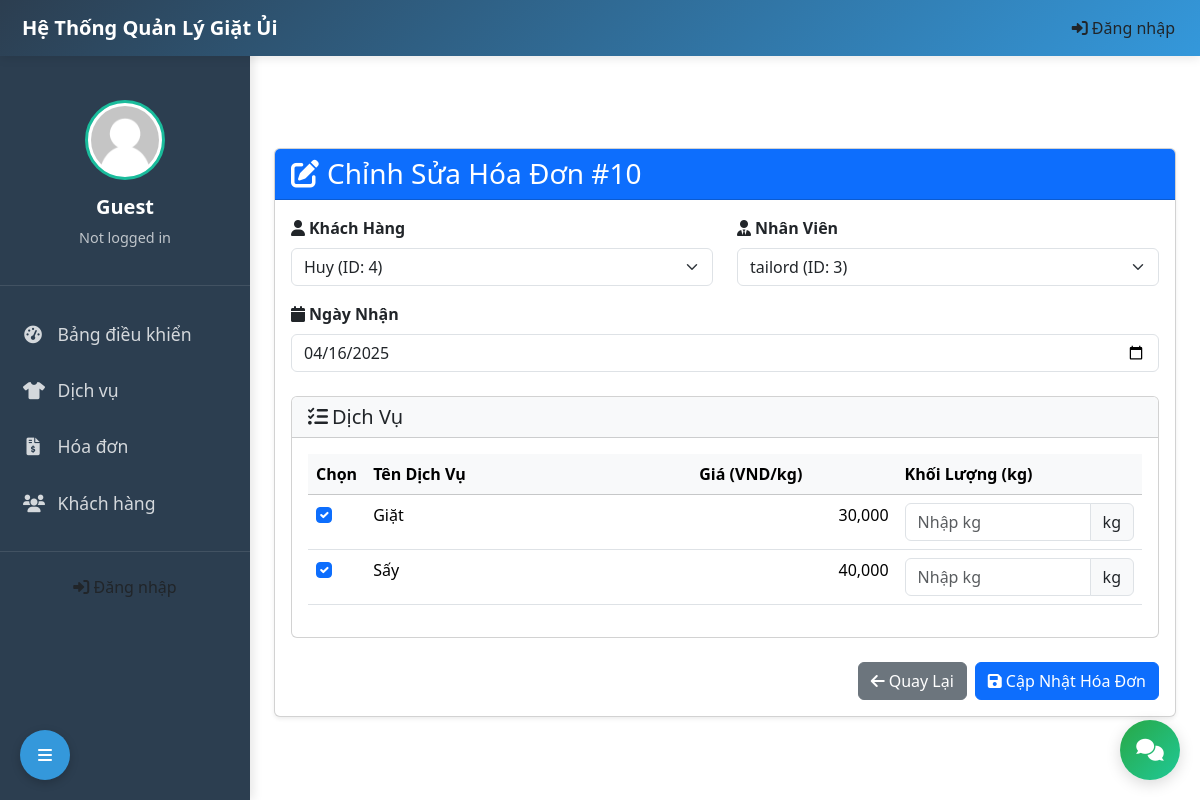
The page /views/edit_invoice.php?id=10 on the database its author committed.
### tables this page shows
CREATE TABLE `invoices` (
  `id` int NOT NULL,
  `customer_id` int NOT NULL,
  `employee_id` int NOT NULL,
  `total_amount` decimal(10,2) NOT NULL DEFAULT '0.00',
  `pickup_date` datetime NOT NULL,
  `created_at` timestamp NULL DEFAULT CURRENT_TIMESTAMP,
  `weight` float NOT NULL DEFAULT '0'
);

CREATE TABLE `users` (
  `id` int NOT NULL,
  `username` varchar(50) NOT NULL,
  `email` varchar(100) NOT NULL,
  `phone` varchar(20) DEFAULT NULL,
  `password` varchar(255) NOT NULL,
  `role` enum('admin','employee','customer') NOT NULL,
  `created_at` timestamp NULL DEFAULT CURRENT_TIMESTAMP
);

CREATE TABLE `services` (
  `id` int NOT NULL,
  `name` varchar(100) NOT NULL,
  `price` decimal(10,2) NOT NULL
);

### controllers/InvoiceController.php (called while the page is built, shortened)
<?php
class InvoiceController {
    public $conn;
    public function __construct($db) {
        $this->conn = $db;
    }
    public function getInvoiceById($id) {
        $stmt = $this->conn->prepare("SELECT * FROM invoices WHERE id = ?");
        $stmt->execute([$id]);
        return $stmt->fetch(PDO::FETCH_ASSOC);
    }
    public function getInvoiceServices($invoiceId) {
        $stmt = $this->conn->prepare("
            SELECT
                d.service_id,
                d.quantity,
                s.name AS service_name,
                u.username AS customer_username,
                e.username AS employee_username
            FROM invoice_details d
            LEFT JOIN services s ON d.service_id = s.id
            LEFT JOIN invoices i ON d.invoice_id = i.id
            LEFT JOIN users u ON i.customer_id = u.id
            LEFT JOIN users e ON i.employee_id = e.id
            WHERE d.invoice_id = ?");
        $stmt->execute([$invoiceId]);
        $results = $stmt->fetchAll(PDO::FETCH_ASSOC);
        $services = [];
        foreach ($results as $row) {
            $services[$row['service_id']] = [
                'quantity' => $row['quantity'],
                'service_name' => $row['service_name'],
                'customer_username' => $row['customer_username'],
                'employee_username' => $row['employee_username']
            ];
        }
        return $services;
    }
}
?>

### controllers/AuthController.php (called while the page is built, shortened)
<?php
class AuthController {
    private $conn;
    public function __construct($db) {
        $this->conn = $db;
    }
    public function getUsersByRole($role) {
        $stmt = $this->conn->prepare("SELECT id, username AS name, email, phone FROM users WHERE role = ?");
        $stmt->execute([$role]);
        return $stmt->fetchAll(PDO::FETCH_ASSOC);
    }
}
?>

### controllers/ServiceController.php (called while the page is built, shortened)
<?php
class ServiceController {
    private $conn;
    public function __construct($db) {
        $this->conn = $db;
    }
    public function getAllServices() {
        $stmt = $this->conn->prepare("SELECT * FROM services");
        $stmt->execute();
        return $stmt->fetchAll(PDO::FETCH_ASSOC);
    }
}
?>

### views/edit_invoice.php (the view, shortened to what this page needs)
<?php
include 'header.php';
require_once '../controllers/ServiceController.php';
require_once '../controllers/AuthController.php';
require_once '../controllers/InvoiceController.php';
$database = new Database();
$conn = $database->getConnection();
$invoiceController = new InvoiceController($conn);
$serviceController = new ServiceController($conn);
$authController = new AuthController($conn);
$services = $serviceController->getAllServices();
$customers = $authController->getUsersByRole('customer');
$employees = $authController->getUsersByRole('employee');
$id = $_GET['id'] ?? null;
$invoice = $invoiceController->getInvoiceById($id);
$invoiceServices = $invoiceController->getInvoiceServices($id);
?>
<div class="container py-5">
    <div class="card shadow-sm">
        <div class="card-header bg-primary text-white">
            <h3 class="mb-0"><i class="fas fa-edit me-2"></i>Chỉnh Sửa Hóa Đơn #<?= $invoice['id'] ?></h3>
        </div>
        <div class="card-body">
            <form action="../controllers/InvoiceController.php?action=update" method="POST">
                <div class="row">
                    <div class="col-md-6 mb-3">
                        <div class="form-group">
                            <label class="form-label fw-bold"><i class="fas fa-user me-1"></i>Khách Hàng</label>
                            <select name="customer_id" class="form-select" required>
                                <?php foreach ($customers as $customer): ?>
                                    <option value="<?= $customer['id'] ?>" <?= $customer['id'] == $invoice['customer_id'] ? 'selected' : '' ?>>
                                        <?= $customer['name'] ?> (ID: <?= $customer['id'] ?>)
                                    </option>
                                <?php endforeach; ?>
                            </select>
                        </div>
                    </div>
                    <div class="col-md-6 mb-3">
                        <div class="form-group">
                            <label class="form-label fw-bold"><i class="fas fa-user-tie me-1"></i>Nhân Viên</label>
                            <select name="employee_id" class="form-select" required>
                                <?php foreach ($employees as $employee): ?>
                                    <option value="<?= $employee['id'] ?>" <?= $employee['id'] == $invoice['employee_id'] ? 'selected' : '' ?>>
                                        <?= $employee['name'] ?> (ID: <?= $employee['id'] ?>)
                                    </option>
                                <?php endforeach; ?>
                            </select>
                        </div>
                    </div>
                </div>
                <div class="mb-4">
                    <label class="form-label fw-bold"><i class="fas fa-calendar me-1"></i>Ngày Nhận</label>
                    <input type="date" name="pickup_date" class="form-control"
                        value="<?= date('Y-m-d', strtotime($invoice['pickup_date'])) ?>" required>
                </div>
                <div class="card mb-4">
                    <div class="card-header bg-light">
                        <h5 class="mb-0"><i class="fas fa-list-check me-1"></i>Dịch Vụ</h5>
                    </div>
                    <div class="card-body">
                        <div class="table-responsive">
                            <table class="table table-hover">
                                <thead class="table-light">
                                    <tr>
                                        <th width="5%">Chọn</th>
                                        <th width="40%">Tên Dịch Vụ</th>
                                        <th width="25%">Giá (VND/kg)</th>
                                        <th width="30%">Khối Lượng (kg)</th>
                                    </tr>
                                </thead>
                                <tbody>
                                    <?php foreach ($services as $service):
                                        $checked = isset($invoiceServices[$service['id']]);
                                        $weight = $checked ? $invoiceServices[$service['id']] : '';
                                    ?>
                                    <tr>
                                        <td>
                                            <div class="form-check">
                                                <input class="form-check-input service-checkbox" type="checkbox"
                                                    name="services[<?= $service['id'] ?>][id]"
                                                    value="<?= $service['id'] ?>"
                                                    id="service<?= $service['id'] ?>"
                                                    <?= $checked ? 'checked' : '' ?>>
                                            </div>
                                        </td>
                                        <td>
                                            <label class="form-check-label" for="service<?= $service['id'] ?>">
                                                <?= $service['name'] ?>
                                            </label>
                                        </td>
                                        <td class="text-end"><?= number_format($service['price'], 0) ?></td>
                                        <td>
                                            <div class="input-group">
                                                <input type="number"
                                                    name="services[<?= $service['id'] ?>][weight]"
                                                    class="form-control weight-input"
                                                    placeholder="Nhập kg"
                                                    min="0.1" step="0.1"
                                                    value="<?= $weight ?>"
                                                    <?= !$checked ? 'disabled' : '' ?>>
                                                <span class="input-group-text">kg</span>
                                            </div>
                                        </td>
                                    </tr>
                                    <?php endforeach; ?>
                                </tbody>
                            </table>
                        </div>
                    </div>
                </div>
                <div class="d-flex justify-content-end gap-2">
                    <a href="manage_invoices.php" class="btn btn-secondary">
                        <i class="fas fa-arrow-left me-1"></i>Quay Lại
                    </a>
                    <button type="submit" class="btn btn-primary">
                        <i class="fas fa-save me-1"></i>Cập Nhật Hóa Đơn
                    </button>
                </div>
            </form>
        </div>
    </div>
</div>
<?php include 'footer.php'; ?>

### views/header.php (style rules this page uses)
:root { --primary-color: #3498db; --secondary-color: #2c3e50; --accent-color: #1abc9c; --light-color: #ecf0f1; --dark-color: #2c3e50; --danger-color: #e74c3c; --sidebar-width: 250px; }
body { font-family: 'Segoe UI', Tahoma, Geneva, Verdana, sans-serif; background-color: #f8f9fa; overflow-x: hidden; }

### rows shown on the page
invoices: id "10", customer_id "Huy (ID: 4)", employee_id "tailord (ID: 3)", pickup_date "04/16/2025"
services: id "☑", name "Giặt", price "30,000"
services: id "☑", name "Sấy", price "40,000"
